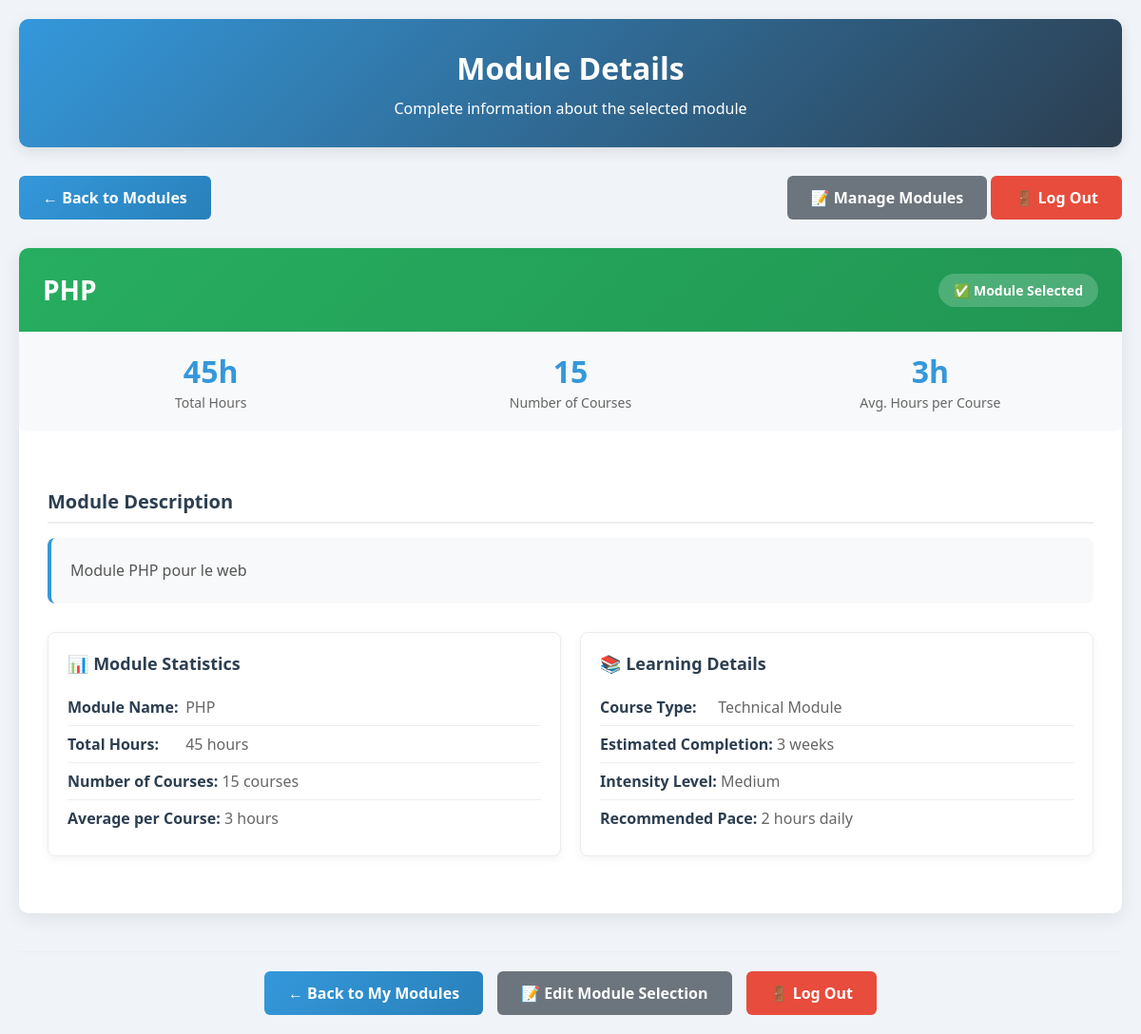
The page /page3.php?id=1 (signed in) on the database its author committed.
### tables this page shows
CREATE TABLE modules (
    id INT AUTO_INCREMENT PRIMARY KEY,
    nom VARCHAR(100),
    description TEXT
);

### page3.php (the view, shortened to what this page needs)
<?php
require 'config.php';
$module_id = mysqli_real_escape_string($conn, $_GET['id']);
$user_id = $_SESSION['user_id'];
$sql = "SELECT * FROM modules WHERE id = $module_id";
$result = mysqli_query($conn, $sql);
$module = mysqli_fetch_assoc($result);
$has_access_sql = "SELECT * FROM user_modules WHERE user_id = $user_id AND module_id = $module_id";
$has_access_result = mysqli_query($conn, $has_access_sql);
$has_access = mysqli_num_rows($has_access_result) > 0;
?>
<!DOCTYPE html>
<html>
<head>
</head>
<body>
    <div class="container">
        <div class="header">
            <h2>Module Details</h2>
            <p>Complete information about the selected module</p>
        </div>
        <div class="back-nav">
            <a href="page2.php" class="btn btn-primary">← Back to Modules</a>
            <div>
                <a href="modules.php" class="btn btn-secondary">📝 Manage Modules</a>
                <a href="logout.php" class="btn btn-danger">🚪 Log Out</a>
            </div>
        </div>
        <?php if (!$has_access): ?>
            <div class="access-message">
                <h3>⚠️ Access Restricted</h3>
                <p>You don't have access to this module. Please select it in the modules management page first.</p>
                <a href="modules.php" class="btn btn-primary" style="margin-top: 15px;">Go to Modules Management</a>
            </div>
        <?php else: ?>
            <div class="module-details-card">
                <div class="module-header">
                    <h2 class="module-title"><?php echo $module['nom']; ?></h2>
                    <span class="module-status">✅ Module Selected</span>
                </div>
                <div class="module-stats">
                    <div class="stat-item">
                        <span class="stat-value"><?php echo $module['masse_horaire']; ?>h</span>
                        <span class="stat-label">Total Hours</span>
                    </div>
                    <div class="stat-item">
                        <span class="stat-value"><?php echo $module['nombre_cours']; ?></span>
                        <span class="stat-label">Number of Courses</span>
                    </div>
                    <div class="stat-item">
                        <span class="stat-value">
                            <?php
                                if ($module['nombre_cours'] > 0) {
                                    echo round($module['masse_horaire'] / $module['nombre_cours'], 1);
                                } else {
                                    echo '0';
                                }
                            ?>h
                        </span>
                        <span class="stat-label">Avg. Hours per Course</span>
                    </div>
                </div>
                <div class="module-content">
                    <div class="description-section">
                        <h3 class="section-title">Module Description</h3>
                        <div class="description-box">
                            <?php echo nl2br($module['description']); ?>
                        </div>
                    </div>
                    <div class="module-info-grid">
                        <div class="info-card">
                            <h4>📊 Module Statistics</h4>
                            <ul class="info-list">
                                <li><strong>Module Name:</strong> <?php echo $module['nom']; ?></li>
                                <li><strong>Total Hours:</strong> <?php echo $module['masse_horaire']; ?> hours</li>
                                <li><strong>Number of Courses:</strong> <?php echo $module['nombre_cours']; ?> courses</li>
                                <li><strong>Average per Course:</strong>
                                    <?php
                                        if ($module['nombre_cours'] > 0) {
                                            echo round($module['masse_horaire'] / $module['nombre_cours'], 1) . ' hours';
                                        } else {
                                            echo 'N/A';
                                        }
                                    ?>
                                </li>
                            </ul>
                        </div>
                        <div class="info-card">
                            <h4>📚 Learning Details</h4>
                            <ul class="info-list">
                                <li><strong>Course Type:</strong> Technical Module</li>
                                <li><strong>Estimated Completion:</strong>
                                    <?php
                                        $weeks = ceil($module['masse_horaire'] / 15);
                                        echo $weeks . ' week' . ($weeks > 1 ? 's' : '');
                                    ?>
                                </li>
                                <li><strong>Intensity Level:</strong>
                                    <?php
                                        if ($module['masse_horaire'] >= 50) {
                                            echo 'High';
                                        } elseif ($module['masse_horaire'] >= 30) {
                                            echo 'Medium';
                                        } else {
                                            echo 'Low';
                                        }
                                    ?>
                                </li>
                                <li><strong>Recommended Pace:</strong>
                                    <?php
                                        $daily = ceil($module['masse_horaire'] / 30);
                                        echo $daily . ' hour' . ($daily > 1 ? 's' : '') . ' daily';
                                    ?>
                                </li>
                            </ul>
                        </div>
                    </div>
                </div>
            </div>
        <?php endif; ?>
        <div class="footer-actions">
            <a href="page2.php" class="btn btn-primary">← Back to My Modules</a>
            <a href="modules.php" class="btn btn-secondary">📝 Edit Module Selection</a>
            <a href="logout.php" class="btn btn-danger">🚪 Log Out</a>
        </div>
    </div>
</body>
</html>

### page3.php (style rules this page uses)
* { margin: 0; padding: 0; box-sizing: border-box; font-family: 'Segoe UI', Tahoma, Geneva, Verdana, sans-serif; }
body { background-color: #f0f4f8; color: #333; min-height: 100vh; }
.container { max-width: 1200px; margin: 0 auto; padding: 20px; }
.header { background: linear-gradient(135deg, #3498db 0%, #2c3e50 100%); color: white; padding: 30px; border-radius: 10px; margin-bottom: 30px; box-shadow: 0 4px 15px rgba(0, 0, 0, 0.1); text-align: center; }
.header h2 { font-size: 32px; margin-bottom: 10px; }
.back-nav { display: flex; justify-content: space-between; align-items: center; margin-bottom: 30px; flex-wrap: wrap; gap: 15px; }
.btn { display: inline-block; padding: 12px 25px; border: none; border-radius: 6px; font-size: 16px; font-weight: 600; cursor: pointer; text-decoration: none; transition: all 0.3s ease; text-align: center; }
.btn-primary { background: linear-gradient(135deg, #3498db 0%, #2980b9 100%); color: white; }
.btn-secondary { background-color: #6c757d; color: white; }
.btn-danger { background-color: #e74c3c; color: white; }
.module-details-card { background-color: white; border-radius: 10px; box-shadow: 0 5px 20px rgba(0, 0, 0, 0.08); overflow: hidden; margin-bottom: 30px; }
.module-header { background: linear-gradient(135deg, #27ae60 0%, #219653 100%); color: white; padding: 25px; display: flex; justify-content: space-between; align-items: center; flex-wrap: wrap; gap: 15px; }
.module-title { font-size: 28px; font-weight: bold; }
.module-status { background-color: rgba(255, 255, 255, 0.2); padding: 8px 16px; border-radius: 20px; font-size: 14px; font-weight: 600; }
.module-content { padding: 30px; }
.module-stats { display: flex; justify-content: space-around; background-color: #f8f9fa; padding: 20px; border-radius: 8px; margin-bottom: 30px; flex-wrap: wrap; gap: 15px; }
.stat-item { text-align: center; flex: 1; min-width: 150px; }
.stat-value { font-size: 32px; font-weight: bold; color: #3498db; display: block; }
.stat-label { color: #666; font-size: 14px; margin-top: 5px; }
.description-section { margin-bottom: 30px; }
.section-title { font-size: 20px; color: #2c3e50; margin-bottom: 15px; padding-bottom: 8px; border-bottom: 2px solid #eee; }
.description-box { background-color: #f8f9fa; padding: 20px; border-radius: 8px; line-height: 1.8; color: #555; border-left: 4px solid #3498db; }
.module-info-grid { display: grid; grid-template-columns: repeat(auto-fit, minmax(300px, 1fr)); gap: 20px; margin-bottom: 30px; }
.info-card { background-color: white; border: 1px solid #e9ecef; padding: 20px; border-radius: 8px; box-shadow: 0 3px 10px rgba(0, 0, 0, 0.05); }
.info-card h4 { color: #2c3e50; margin-bottom: 15px; font-size: 18px; }
.info-list { list-style-type: none; }
.info-list li { padding: 8px 0; border-bottom: 1px solid #eee; color: #666; }
.info-list li:last-child { border-bottom: none; }
.info-list strong { color: #2c3e50; min-width: 120px; display: inline-block; }
.footer-actions { display: flex; justify-content: center; gap: 15px; margin-top: 40px; padding-top: 20px; border-top: 1px solid #eee; flex-wrap: wrap; }

### rows shown on the page
modules: nom "PHP", masse_horaire "45", nombre_cours "15", $module['masse_horaire'] / $module['nombre_cours'] "3", description "Module PHP pour le web", masse_horaire "3", masse_horaire "2"
